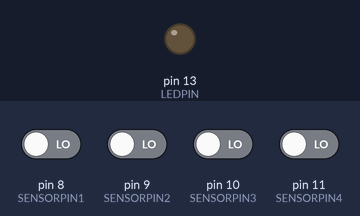
Bench run of a sketch on a simulated Arduino Uno, built with avr-gcc and run on an emulated ATmega328P. Shown: output pins drawn as LEDs (lit = HIGH). Inputs (shaded band) come from the test bench; at power-on: pin 8 (SENSORPIN1), pin 9 (SENSORPIN2), pin 10 (SENSORPIN3), pin 11 (SENSORPIN4) LOW.

Above: at 1.2 s.
1.3 s: pin 8 (SENSORPIN1) driven HIGH
At 1.8 s:
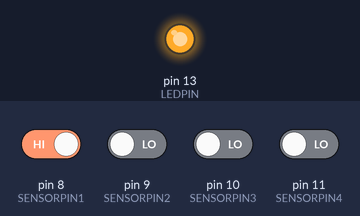
2.8 s: pin 8 (SENSORPIN1) driven LOW
At 4.0 s:
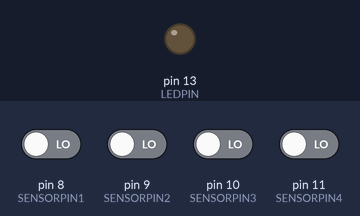
4.3 s: pin 9 (SENSORPIN2) driven HIGH
At 5.3 s:
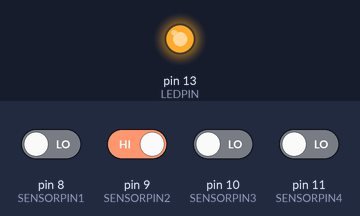
Timing chart, 0 to 7.3 s (numbered marks = the images above; inputs shaded):
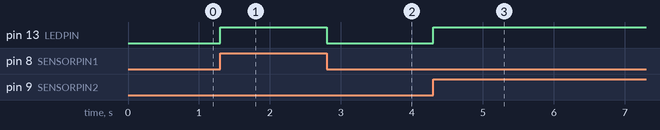

The sketch:

BeruehrungssensorTTP224.ino
```cpp
/*******************************************************************************/
/* BeruehrungssensorTTP224 - Bei Berührung eines der 4 Sensoren leuchtet die
 *                       interne LED an Pin 13.
 *
 * Getestet mit:         Arduino Uno
 *                       Arduino IDE 1.65
 *
 * Referenz:             -
 *
 * Original Autor:       http://arduino-hannover.de/
 *                       Arduino Treffpunkt Hannover
 * Autor:                Olaf Meier
 *                       https://electronicfreakblog.wordpress.com/
 *
 * Modifiziert von:
 * Autor:
 *
 * Hardware Verbindung:  Arduino  -  TTP224
 *                       ------------------
 *                       GND      -  GND
 *                       5V       -  Vcc
 *                       8        -  Sensor OUT1
 *                       9        -  Sensor OUT2
 *                       10       -  Sensor OUT3
 *                       11       -  Sensor OUT4

 *
 * Ergänzungen:          -
 *
 */
/*******************************************************************************/
/*******************************************************************************/
/***   Deklaration globaler Konstanten, Variablen, Import von Bibliotheken   ***/
/*******************************************************************************/
/***  Software Version und Datum  ***/
const char* sketchname            =  "Taster";
const char* revision              =  "R.1.0";
const char* author                =  "Olaf Meier";
const char* date                  =  "2016/03/22";

/*******************************************************************************/
/***  Deklariere Konstanten und Variablen für diesen Sketch  ***/
const byte SENSORPIN1             =  8;            // Sensorausgang1 an Pin 8
const byte SENSORPIN2             =  9;            // Sensorausgang2 an Pin 9
const byte SENSORPIN3             =  10;           // Sensorausgang3 an Pin 10
const byte SENSORPIN4             =  11;           // Sensorausgang4 an Pin 11

const byte LEDPIN                 =  13;           // Interne LED an Pin 13

int sensorStatus                  =  0;            // Sensorstatus aller 4 Taster
/*******************************************************************************/
/*******************************************************************************/
void setup() {
  /***  Initialisierung der verwendeten IO-Pins ***/
  pinMode(SENSORPIN1, INPUT);                      // Pin mit Sensor1 als Eingang
  pinMode(SENSORPIN2, INPUT);                      // Pin mit Sensor2 als Eingang
  pinMode(SENSORPIN3, INPUT);                      // Pin mit Sensor3 als Eingang
  pinMode(SENSORPIN4, INPUT);                      // Pin mit Sensor4 als Eingang

  pinMode(LEDPIN, OUTPUT);                         // Pin mit LED als Ausgang
}                                                  // Ende Setup (Einmalig)
/*******************************************************************************/
/*******************************************************************************/
void loop() {
  /***  Abfrage aller 4 Sensoreingänge  ***/
  for (int i = 8; i <= 11; i++) {
    sensorStatus = digitalRead(i);
    /***  Prüfe ob eine der 4 Sensortasten betätigt worden ist  ***/
    if (sensorStatus == HIGH)                      // Ist ein Sensor aktiv?
      break;                                       // ...dann verlasse Schleife
  }
  /***  Wenn ein Sensor als aktiv detektiert worden ist, aktiviere LED  ***/
  if (sensorStatus == HIGH) {                      // HIGH wenn Sensor betätigt ist
    digitalWrite(LEDPIN, HIGH);                    // ...dann LED einschalten
  }
  else {                                           // LOW wenn Sensor nicht aktiv
    digitalWrite(LEDPIN, LOW);                     // Dann LED ausschalten
  }
}                                                  // Ende Loop (Endlos)
/*******************************************************************************/
/*******************************************************************************/
```

Measured:
- after the input at 1.3 s, pin 13 (LEDPIN): LOW → HIGH at once
- after the input at 2.8 s, pin 13 (LEDPIN): HIGH → LOW at once
- after the input at 4.3 s, pin 13 (LEDPIN): LOW → HIGH at once
